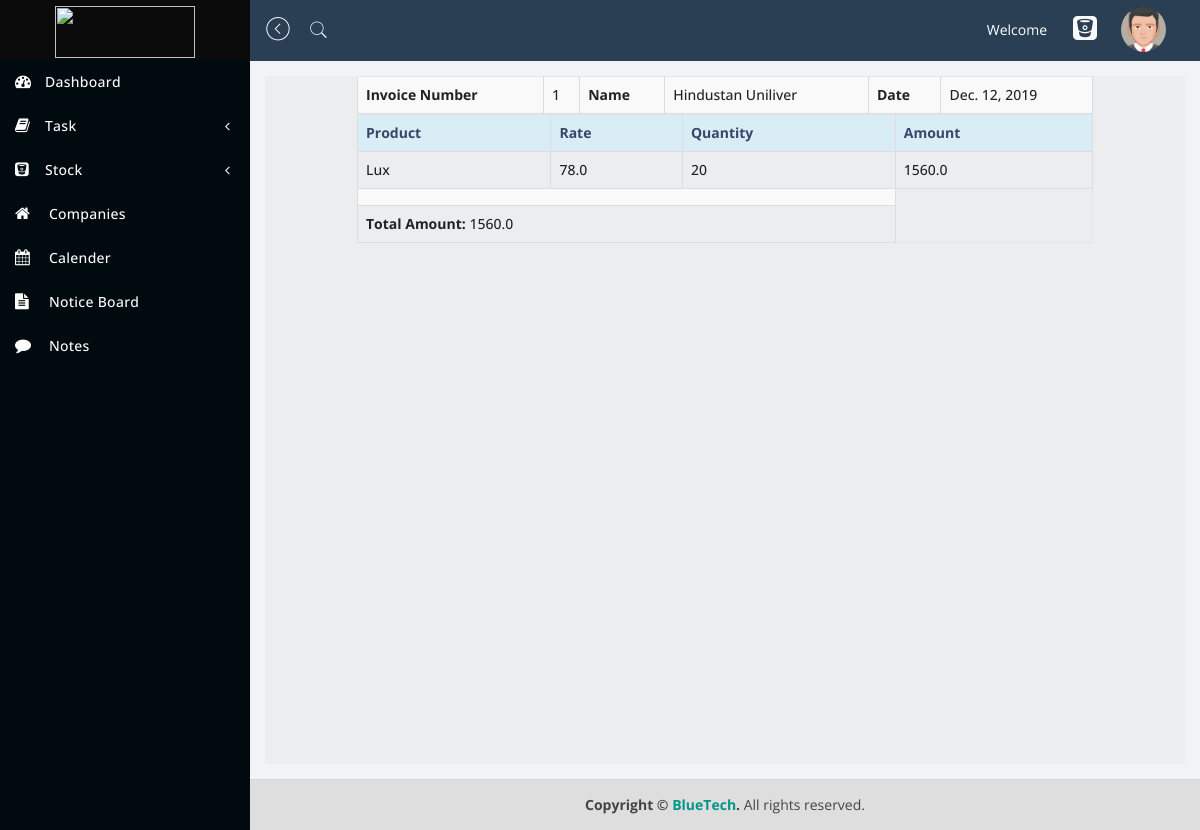
The page /sales/show_invoice/1/ on the database its author committed.
### Sales/models.py (models this page shows, shortened)
class Invoice(models.Model):
    invoice_no = models.AutoField(int, primary_key=True)
    customer = models.ForeignKey(Customer, on_delete=models.CASCADE)
    date = models.DateField(default=datetime.date.today, blank=False)
    total_amount = models.FloatField(default=0, blank=True)
    amount_crdited = models.FloatField(default=0, blank=True)
    amount_left = models.FloatField(default=0, blank=True)
    status = models.CharField(blank=True, max_length=20)

class Customer(models.Model):
    company_name = models.CharField(max_length=200)
    email = models.EmailField(blank=False, unique=True)
    mobile = models.IntegerField(blank=False, unique=True)
    account_number = models.IntegerField(blank=True)
    ifsc_code = models.CharField(blank=True, max_length=20)
    bank_name = models.CharField(max_length=100, blank=True)
    address = models.CharField(max_length=500, blank=True)
    status = models.CharField(choices=status, null=False, max_length=10)
    doj = models.DateField(default=datetime.date.today, blank=True)

class ProductBought(models.Model):
    product = models.ForeignKey(Product, on_delete=models.CASCADE)
    quantity = models.IntegerField(default=0, blank=False)
    amount = models.FloatField(default=0, blank=True)
    invoice = models.ForeignKey(Invoice, on_delete=models.CASCADE)

class Product(models.Model):
    itemcode = models.CharField(primary_key=True, max_length=20)
    itemname = models.CharField(max_length=100)
    quantity = models.IntegerField()
    price = models.FloatField()
    discount = models.FloatField(default=0)
    description = models.CharField(max_length=500, blank=True)

### Sales/views.py (the view)
# urls.py: path('show_invoice/<int:invoice_no>/', views.show_invoice, name='show_invoice'),
def show_invoice(request, invoice_no):
    invoice = Invoice.objects.get(invoice_no=invoice_no)
    products = invoice.productbought_set.all()
    context = {
        "invoice": invoice,
        "products": products,
    }
    return render(request, 'sales/show_invoice.html', context)

### Sales/templates/Sales/show_invoice.html
{% extends 'home/navbar.html' %}
{% block body %}
    <div class="panel-body">
    <div class="content-wrapper" >
        <table class="table table-bordered table-striped table-hover" style="width: 80%; margin: auto">
            <tr>
                <td><b>Invoice Number</b></td>
                <td>{{ invoice.invoice_no }}</td>
                <td><b>Name</b></td>
                <td>{{ invoice.customer.company_name }}</td>
                <td><b>Date</b></td>
                <td>{{ invoice.date }}</td>
            </tr>
        </table>
    <table class="table table-bordered table-striped table-hover" style="width: 80%; margin: auto">
        <tr class="info">
            <th>Product</th>
            <th>Rate</th>
            <th>Quantity</th>
            <th>Amount</th>
        </tr>
                {% for foo in products %}
                    <tr>
                        <td>{{ foo.product.itemname }}</td>
                        <td>{{ foo.product.price }}</td>
                    <td>{{ foo.quantity }}</td>
                    <td>{{ foo.amount }}</td>
                    </tr>
                {% endfor %}
        <tr>
            <td colspan="3"></td>
        </tr>
        <tr>
            <td colspan="3"> <b>Total Amount: </b>{{ invoice.total_amount }}</td>
        </tr>
    </table>
    </div>
    </div>
{% endblock %}

### rows shown on the page
Invoice: invoice_no "1", customer.company_name "Hindustan Uniliver", date "Dec. 12, 2019", total_amount "1560.0"
ProductBought: product.itemname "Lux", product.price "78.0", quantity "20", amount "1560.0"
